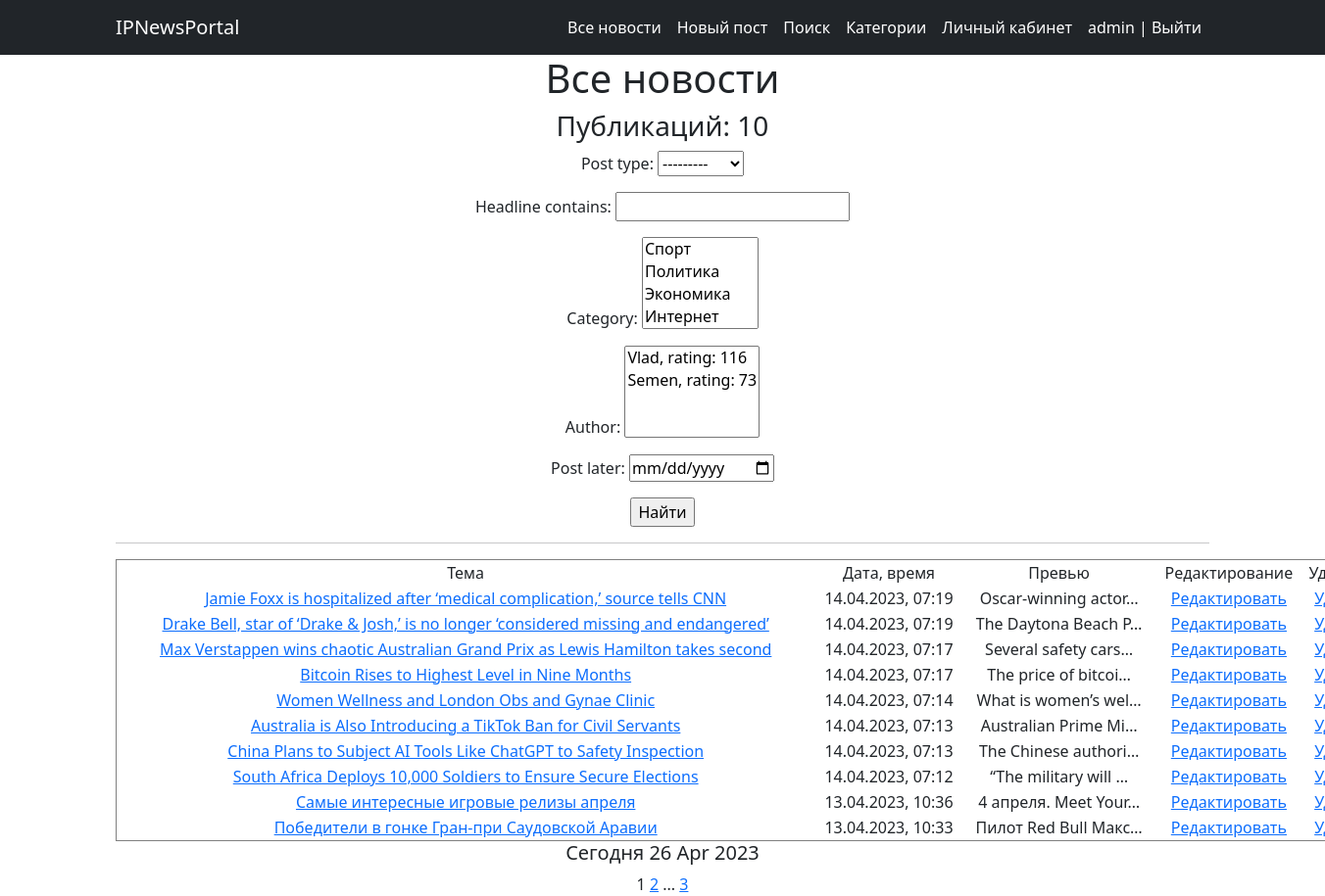
/news/search/ (signed in), run on the app's committed database.
### PortalApp/models.py (models this page shows, shortened)
class Post(models.Model):
    author = models.ForeignKey('Author', on_delete=models.CASCADE)
    post_type = models.CharField(max_length=4, choices=PostType, default=news)
    date_time = models.DateTimeField(auto_now_add=True)
    category = models.ManyToManyField('Category', through='PostCategory')
    headline = models.CharField(max_length=255)
    text = models.TextField()
    rating = models.IntegerField(default=0)

### PortalApp/views.py (the view)
# urls.py: path('search/', SearchPost.as_view(), name='search_posts'),
class SearchPost(ListView):
    model = Post
    ordering = '-date_time'
    template_name = 'search.html'
    context_object_name = 'search_post'    #обращение
    paginate_by = 10
    def get_queryset(self):
        queryset = super().get_queryset()
        self.filterset = PostFilter(self.request.GET, queryset)
        return self.filterset.qs
    def get_context_data(self, **kwargs):
        context = super().get_context_data(**kwargs)
        context['filterset'] = self.filterset
        return context

### PortalApp/models.py (called while the page is built)
    def __str__(self):
        return f'{self.user}, rating: {self.rating}'

    def __str__(self):
        return self.category_name

### PortalApp/templatetags/custom_filters.py (called while the page is built)
@register.filter()
def censor(value):
    if not isinstance(value,str):
        raise ValueError('Тип должен быть строковый')
    bad_words = ['редиска', 'дурак']
    words = value.split()
    for i in range(len(words)):
        word = words[i]
        if word.lower() in bad_words:
            words[i] =words[i][0] + '*' * len(word)
    censored_value = ' '.join(words)
    return censored_value

### PortalApp/templatetags/custom_tags.py (called while the page is built)
@register.simple_tag()
def current_time(format_string='%b %d %Y'):
    return datetime.utcnow().strftime(format_string)

@register.simple_tag(takes_context=True)
def url_replace(context, **kwargs):
    d = context['request'].GET.copy()
    for k, v in kwargs.items():
        d[k] = v
    return d.urlencode()

### templates/search.html (shortened to what this page needs)
{% extends 'flatpages/default.html' %}
{% load custom_filters %}
{% load custom_tags %}
{% block content %}
<h1>Все новости</h1>
<h3>Публикаций: {{ search_post|length }}</h3>
    <form action="" method="get">
           {{ filterset.form.as_p }}
           <input type="submit" value="Найти" />
     </form>
<hr>
{% if search_post %}
    <table border="1" width="1300" style="border-collapse:collapse;">
        <tr>
            <td>Тема</td>
            <td>Дата, время</td>
            <td>Превью</td>
            <td>Редактирование</td>
            <td>Удаление</td>
        </tr>
        {% for search_post in search_post %}
        <tr>
            <td><a href="http://127.0.0.1:8000/news/{{ search_post.pk }}">{{ search_post.headline|censor }}</a></td>
            <td>{{ search_post.date_time|date:"d.m.Y" }}, {{ search_post.date_time|time:"H:i" }}</td>
            <td>{{ search_post.text|truncatechars:20|censor }}</td>
            <td><a href="http://127.0.0.1:8000/news/{{ search_post.pk }}/update/">Редактировать</a></td>
            <td><a href="http://127.0.0.1:8000/news/{{ search_post.pk }}/delete/">Удалить</a></td>
        </tr>
        {% endfor %}
    </table>
<h5>Сегодня {% current_time '%d %b %Y' %}</h5>
{% else %}
<h2>Новостей нет</h2>
{% endif%}
{{ page_obj.number }}
{% if page_obj.has_next %}
    <a href="?{% url_replace page=page_obj.next_page_number %}">{{ page_obj.next_page_number }}</a>
    {% if paginator.num_pages != page_obj.next_page_number %}
        ...
        <a href="?{% url_replace page=page_obj.paginator.num_pages %}">{{ page_obj.paginator.num_pages }}</a>
    {% endif %}
{% endif %}
{% endblock content %}

### templates/flatpages/default.html (shortened to what this page needs)
<!DOCTYPE html>
{% load static %}
<html lang="en">
    <head>
        <link href="{% static 'css/styles.css' %}" rel="stylesheet" />
    </head>
    <body>
        <nav class="navbar navbar-expand-lg navbar-dark bg-dark">
            <div class="container">
                <a class="navbar-brand" href="http://127.0.0.1:8000/news/">IPNewsPortal</a>
                <div class="collapse navbar-collapse" id="navbarSupportedContent">
                    <ul class="navbar-nav ms-auto mb-2 mb-lg-0">
                        <li class="nav-item"><a class="nav-link active" aria-current="page" href="http://127.0.0.1:8000/news">Все новости</a></li>
                        {% if request.user.is_authenticated %} <li class="nav-item"><a class="nav-link active" aria-current="page" href="http://127.0.0.1:8000/news/create">Новый пост</a></li>
                        {% endif %}
                        <li class="nav-item"><a class="nav-link active" aria-current="page" href="http://127.0.0.1:8000/news/search">Поиск</a></li>
                        {% if request.user.is_authenticated %} <li class="nav-item"><a class="nav-link active" aria-current="page" href="http://127.0.0.1:8000/news/categories">Категории</a></li>
                        {% endif %}
                        {% if request.user.is_authenticated %} <li class="nav-item"><a class="nav-link active" aria-current="page" href="http://127.0.0.1:8000">Личный кабинет</a></li>
                        {% endif %}
                        {% if not request.user.is_authenticated %} <li class="nav-item"><a class="nav-link active" aria-current="page" href="http://127.0.0.1:8000/accounts/login/">Вход | allauth</a></li>
                        {% else %} <li class="nav-item"><a class="nav-link active" aria-current="page" href="http://127.0.0.1:8000/accounts/logout/">{{request.user.username}} | Выйти</a></li>
                        {% endif %}
                    </ul>
                </div>
            </div>
        </nav>
        <div class="container">
            <div class="row">
                <div class="col-lg-12 text-center">
                   {% block content %}{% endblock content %}
                </div>
            </div>
        </div>
    </body>
</html>

### data on the page
Post: headline|censor "Jamie Foxx is hospitalized after ‘medical complication,’ source tells CNN", date_time "14.04.2023", date_time "07:19", text|censor "Oscar-winning actor…"
Post: headline|censor "Drake Bell, star of ‘Drake & Josh,’ is no longer ‘considered missing and endangered’", date_time "14.04.2023", date_time "07:19", text|censor "The Daytona Beach P…"
Post: headline|censor "Max Verstappen wins chaotic Australian Grand Prix as Lewis Hamilton takes second", date_time "14.04.2023", date_time "07:17", text|censor "Several safety cars…"
Post: headline|censor "Bitcoin Rises to Highest Level in Nine Months", date_time "14.04.2023", date_time "07:17", text|censor "The price of bitcoi…"
Post: headline|censor "Women Wellness and London Obs and Gynae Clinic", date_time "14.04.2023", date_time "07:14", text|censor "What is women’s wel…"
Post: headline|censor "Australia is Also Introducing a TikTok Ban for Civil Servants", date_time "14.04.2023", date_time "07:13", text|censor "Australian Prime Mi…"
Post: headline|censor "China Plans to Subject AI Tools Like ChatGPT to Safety Inspection", date_time "14.04.2023", date_time "07:13", text|censor "The Chinese authori…"
Post: headline|censor "South Africa Deploys 10,000 Soldiers to Ensure Secure Elections", date_time "14.04.2023", date_time "07:12", text|censor "“The military will …"
Post: headline|censor "Самые интересные игровые релизы апреля", date_time "13.04.2023", date_time "10:36", text|censor "4 апреля. Meet Your…"
Post: headline|censor "Победители в гонке Гран-при Саудовской Аравии", date_time "13.04.2023", date_time "10:33", text|censor "Пилот Red Bull Макс…"

### other printed values
{{ request.user.username }} "admin"
{{ search_post|length }} "10"
{{ page_obj.number }} "1"
{{ page_obj.next_page_number }} "2"
{{ page_obj.paginator.num_pages }} "3"
